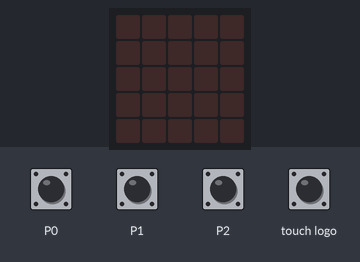
Recording of a program running on a simulated BBC micro:bit (MakeCode). Parts: the board's 5×5 LED display. The inputs (shaded band) are chosen by the test bench.

Above: at 1.2 s.
1.3 s: touch pin P0 pressed for 0.15 s
At 1.7 s:
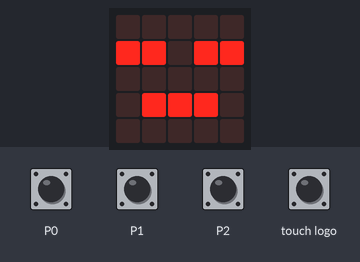
3.4 s: touch pin P1 pressed for 0.15 s
At 3.9 s:
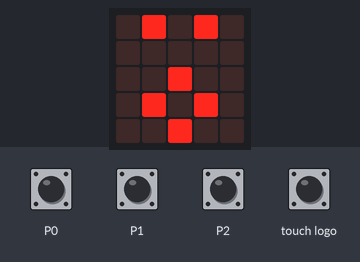
5.5 s: touch pin P2 pressed for 0.15 s
At 6.0 s:
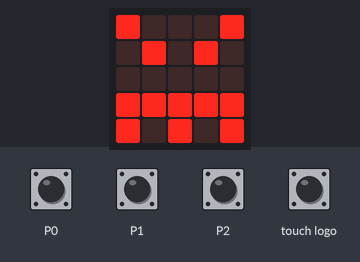
7.6 s: touch logo pressed for 0.15 s
At 8.1 s:
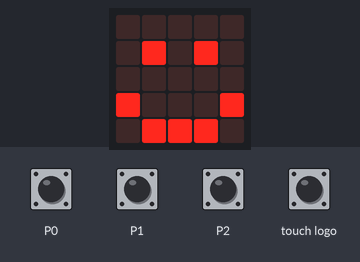
Timing chart, 0 to 10.6 s (numbered marks = the images above; inputs shaded):
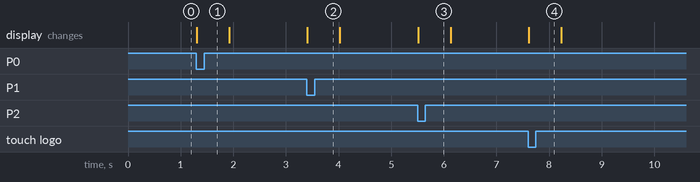

Measured:
- after the input at 1.3 s, the display: changes at once (image 1)
- after the input at 3.4 s, the display: changes at once (image 2)
- after the input at 5.5 s, the display: changes at once (image 3)
- after the input at 7.6 s, the display: changes at once (image 4)

The program:

main.ts
```typescript
basic.forever(function () {
    if (input.logoIsPressed()) {
        basic.showIcon(IconNames.Happy)
    } else if (input.pinIsPressed(TouchPin.P0)) {
        basic.showIcon(IconNames.Asleep)
    } else if (input.pinIsPressed(TouchPin.P1)) {
        basic.showIcon(IconNames.Surprised)
    } else if (input.pinIsPressed(TouchPin.P2)) {
        basic.showIcon(IconNames.Angry)
    } else {
        basic.clearScreen()
    }
})
```

test.ts
```typescript
// テストはここに来ます。このパッケージが拡張機能として使用されるときにはコンパイルされません。
```
